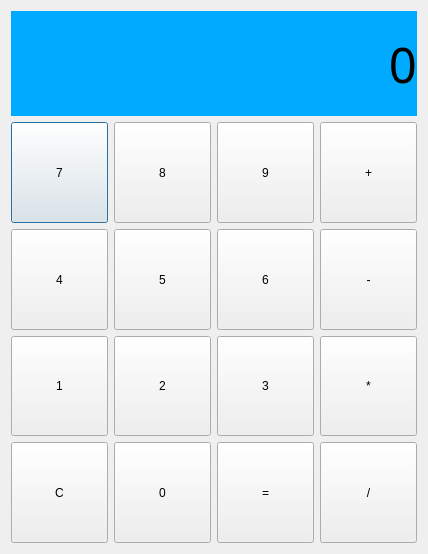
<?xml version="1.0" encoding="UTF-8"?>
<ui version="4.0">
 <class>CalculatorUI</class>
 <widget class="QDialog" name="CalculatorUI">
  <property name="geometry">
   <rect>
    <x>0</x>
    <y>0</y>
    <width>428</width>
    <height>554</height>
   </rect>
  </property>
  <property name="windowTitle">
   <string>计算器</string>
  </property>
  <layout class="QVBoxLayout" name="verticalLayout" stretch="2,8">
   <property name="sizeConstraint">
    <enum>QLayout::SetNoConstraint</enum>
   </property>
   <item>
    <widget class="QLabel" name="label_display">
     <property name="font">
      <font>
       <family>仿宋</family>
       <pointsize>37</pointsize>
      </font>
     </property>
     <property name="styleSheet">
      <string notr="true">background-color: rgb(0, 170, 255);</string>
     </property>
     <property name="text">
      <string>0</string>
     </property>
     <property name="alignment">
      <set>Qt::AlignRight|Qt::AlignTrailing|Qt::AlignVCenter</set>
     </property>
    </widget>
   </item>
   <item>
    <layout class="QGridLayout" name="gridLayout">
     <item row="0" column="0">
      <widget class="QPushButton" name="btn_7">
       <property name="sizePolicy">
        <sizepolicy hsizetype="Expanding" vsizetype="Expanding">
         <horstretch>0</horstretch>
         <verstretch>0</verstretch>
        </sizepolicy>
       </property>
       <property name="text">
        <string>7</string>
       </property>
      </widget>
     </item>
     <item row="0" column="1">
      <widget class="QPushButton" name="btn_8">
       <property name="sizePolicy">
        <sizepolicy hsizetype="Expanding" vsizetype="Expanding">
         <horstretch>0</horstretch>
         <verstretch>0</verstretch>
        </sizepolicy>
       </property>
       <property name="text">
        <string>8</string>
       </property>
      </widget>
     </item>
     <item row="0" column="2">
      <widget class="QPushButton" name="btn_9">
       <property name="sizePolicy">
        <sizepolicy hsizetype="Expanding" vsizetype="Expanding">
         <horstretch>0</horstretch>
         <verstretch>0</verstretch>
        </sizepolicy>
       </property>
       <property name="text">
        <string>9</string>
       </property>
      </widget>
     </item>
     <item row="0" column="3">
      <widget class="QPushButton" name="btn_add">
       <property name="sizePolicy">
        <sizepolicy hsizetype="Expanding" vsizetype="Expanding">
         <horstretch>0</horstretch>
         <verstretch>0</verstretch>
        </sizepolicy>
       </property>
       <property name="text">
        <string>+</string>
       </property>
      </widget>
     </item>
     <item row="1" column="0">
      <widget class="QPushButton" name="btn_4">
       <property name="sizePolicy">
        <sizepolicy hsizetype="Expanding" vsizetype="Expanding">
         <horstretch>0</horstretch>
         <verstretch>0</verstretch>
        </sizepolicy>
       </property>
       <property name="text">
        <string>4</string>
       </property>
      </widget>
     </item>
     <item row="1" column="1">
      <widget class="QPushButton" name="btn_5">
       <property name="sizePolicy">
        <sizepolicy hsizetype="Expanding" vsizetype="Expanding">
         <horstretch>0</horstretch>
         <verstretch>0</verstretch>
        </sizepolicy>
       </property>
       <property name="text">
        <string>5</string>
       </property>
      </widget>
     </item>
     <item row="1" column="2">
      <widget class="QPushButton" name="btn_6">
       <property name="sizePolicy">
        <sizepolicy hsizetype="Expanding" vsizetype="Expanding">
         <horstretch>0</horstretch>
         <verstretch>0</verstretch>
        </sizepolicy>
       </property>
       <property name="text">
        <string>6</string>
       </property>
      </widget>
     </item>
     <item row="1" column="3">
      <widget class="QPushButton" name="btn_sub">
       <property name="sizePolicy">
        <sizepolicy hsizetype="Expanding" vsizetype="Expanding">
         <horstretch>0</horstretch>
         <verstretch>0</verstretch>
        </sizepolicy>
       </property>
       <property name="text">
        <string>-</string>
       </property>
      </widget>
     </item>
     <item row="2" column="0">
      <widget class="QPushButton" name="btn_1">
       <property name="sizePolicy">
        <sizepolicy hsizetype="Expanding" vsizetype="Expanding">
         <horstretch>0</horstretch>
         <verstretch>0</verstretch>
        </sizepolicy>
       </property>
       <property name="text">
        <string>1</string>
       </property>
      </widget>
     </item>
     <item row="2" column="1">
      <widget class="QPushButton" name="btn_2">
       <property name="sizePolicy">
        <sizepolicy hsizetype="Expanding" vsizetype="Expanding">
         <horstretch>0</horstretch>
         <verstretch>0</verstretch>
        </sizepolicy>
       </property>
       <property name="text">
        <string>2</string>
       </property>
      </widget>
     </item>
     <item row="2" column="2">
      <widget class="QPushButton" name="btn_3">
       <property name="sizePolicy">
        <sizepolicy hsizetype="Expanding" vsizetype="Expanding">
         <horstretch>0</horstretch>
         <verstretch>0</verstretch>
        </sizepolicy>
       </property>
       <property name="text">
        <string>3</string>
       </property>
      </widget>
     </item>
     <item row="2" column="3">
      <widget class="QPushButton" name="btn_mul">
       <property name="sizePolicy">
        <sizepolicy hsizetype="Expanding" vsizetype="Expanding">
         <horstretch>0</horstretch>
         <verstretch>0</verstretch>
        </sizepolicy>
       </property>
       <property name="text">
        <string>*</string>
       </property>
      </widget>
     </item>
     <item row="3" column="0">
      <widget class="QPushButton" name="btn_clear">
       <property name="sizePolicy">
        <sizepolicy hsizetype="Expanding" vsizetype="Expanding">
         <horstretch>0</horstretch>
         <verstretch>0</verstretch>
        </sizepolicy>
       </property>
       <property name="text">
        <string>C</string>
       </property>
      </widget>
     </item>
     <item row="3" column="1">
      <widget class="QPushButton" name="btn_0">
       <property name="sizePolicy">
        <sizepolicy hsizetype="Expanding" vsizetype="Expanding">
         <horstretch>0</horstretch>
         <verstretch>0</verstretch>
        </sizepolicy>
       </property>
       <property name="text">
        <string>0</string>
       </property>
      </widget>
     </item>
     <item row="3" column="2">
      <widget class="QPushButton" name="btn_equal">
       <property name="sizePolicy">
        <sizepolicy hsizetype="Expanding" vsizetype="Expanding">
         <horstretch>0</horstretch>
         <verstretch>0</verstretch>
        </sizepolicy>
       </property>
       <property name="text">
        <string>=</string>
       </property>
      </widget>
     </item>
     <item row="3" column="3">
      <widget class="QPushButton" name="btn_div">
       <property name="sizePolicy">
        <sizepolicy hsizetype="Expanding" vsizetype="Expanding">
         <horstretch>0</horstretch>
         <verstretch>0</verstretch>
        </sizepolicy>
       </property>
       <property name="text">
        <string>/</string>
       </property>
      </widget>
     </item>
    </layout>
   </item>
  </layout>
 </widget>
 <layoutdefault spacing="6" margin="11"/>
 <resources/>
 <connections/>
</ui>
